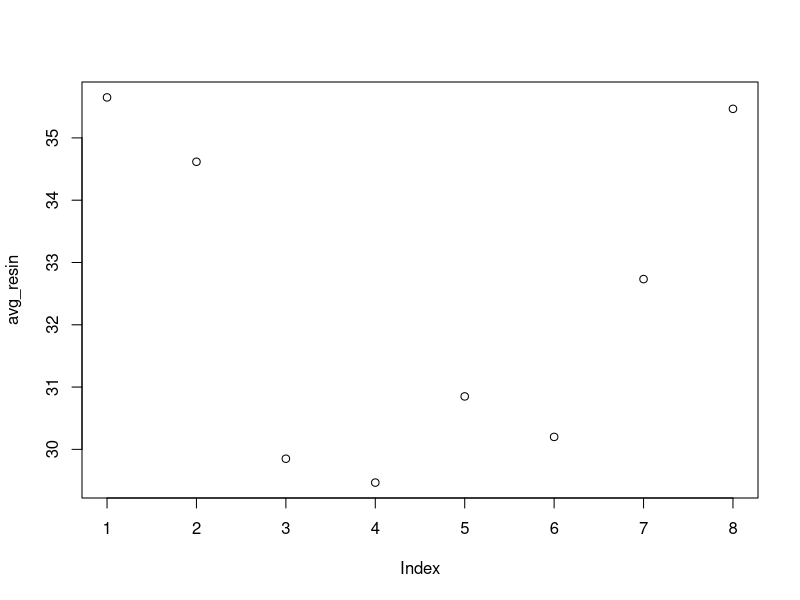
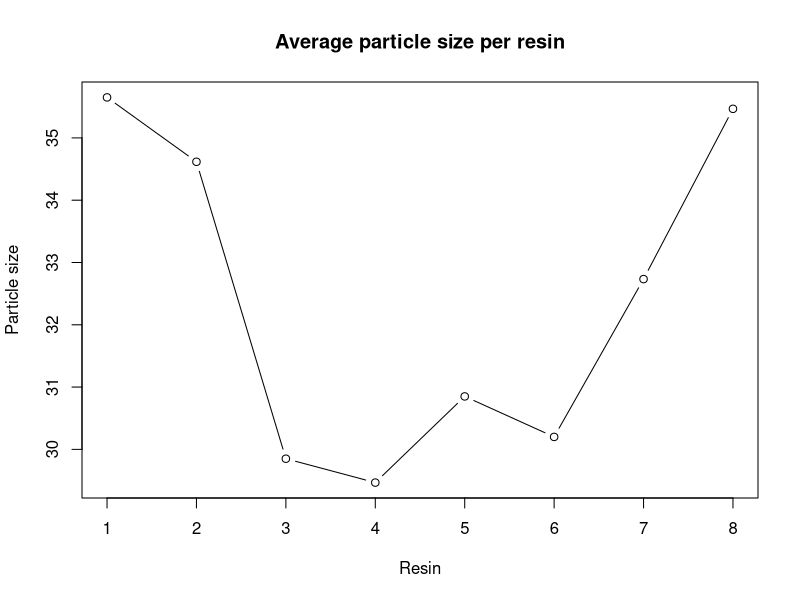
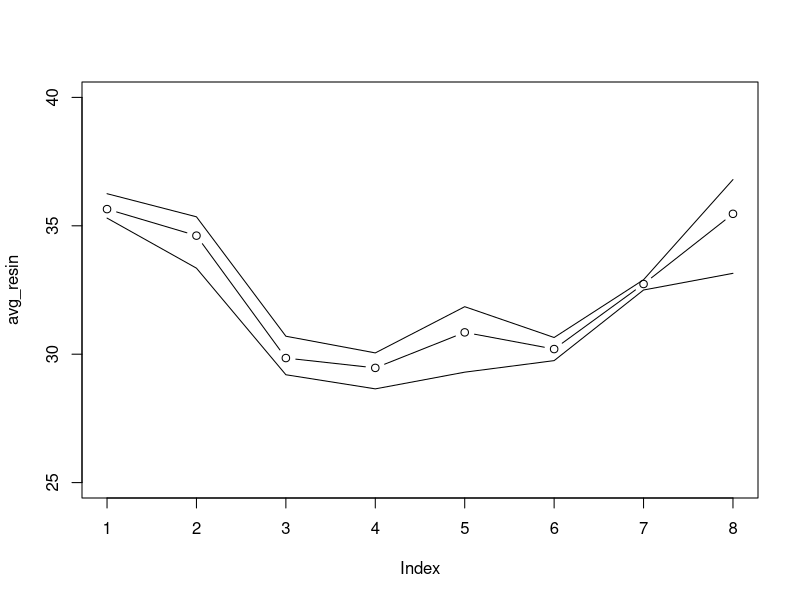

Recreate these plots in R, in order.
## ---- chunk 1
knitr::opts_chunk$set(fig.width=4, fig.height=4, fig.path = "fig/matrices-")
## ---- chunk 2
read.csv("r-intro-files/pvc.csv", row.names=1)
## ---- chunk 3
dat <- read.csv("r-intro-files/pvc.csv", row.names=1)
## ---- chunk 4
dat
class(dat)
str(dat)
## ---- chunk 5
mat <- as.matrix(dat)
class(mat)
str(mat)
## ---- chunk 6
nrow(mat)
ncol(mat)
## ---- chunk 7
# first value in mat
mat[1, 1]
# a middle value in mat
mat[4, 2]
## ---- chunk 8
mat["Resin4","Bob"]
## ---- chunk 9
mat[1:4, 1:2]
## ---- chunk 10
mat[5:8, 1:2]
## ---- chunk 11
mat[c(1,3,5), c(1,3)]
## ---- chunk 12
# All columns from row 5
mat[5, ]
# All rows from column 2
mat[, 2]
## ---- chunk 13
# first row, all of the columns
resin_1 <- mat[1, ]
# max particle size for resin 1
max(resin_1)
## ---- chunk 14
# max particle size for resin 2
max(mat[2, ])
## ---- chunk 15
# minimum particle size for operator 3
min(mat[, 3])
# mean for operator 3
mean(mat[, 3])
# median for operator 3
median(mat[, 3])
# standard deviation for operator 3
sd(mat[, 3])
## ---- chunk 16
avg_resin <- apply(mat, 1, mean)
## ---- chunk 17
avg_operator <- apply(mat, 2, mean)
## ---- chunk 18
mat[1,]
mat[2,]
t.test(mat[1,], mat[2,])
## ---- chunk 19
t.test(mat[1,], mat[2,], paired=TRUE)
## ---- chunk 20
result <- t.test(mat[1,], mat[2,], paired=TRUE)
names(result)
result$p.value
## ---- chunk 21
plot(avg_resin)
## ---- chunk 22
plot(avg_resin,
    xlab="Resin",
    ylab="Particle size",
    main="Average particle size per resin",
    type="b")
## ---- chunk 23
max_resin <- apply(mat, 1, max)
min_resin <- apply(mat, 1, min)

plot(avg_resin, type="b", ylim=c(25,40))
lines(max_resin)
lines(min_resin)
